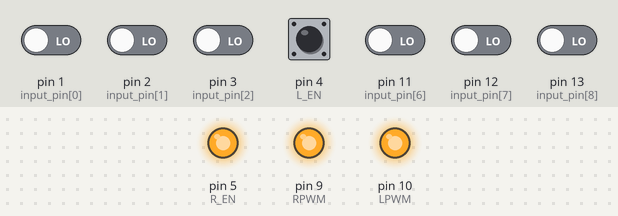
This sketch was run on a simulated Arduino Uno, built with avr-gcc and run on an emulated ATmega328P. On the bench: output pins drawn as LEDs (lit = HIGH). Inputs (shaded band) come from the test bench; at power-on: pin 4 (L_EN) HIGH, pin 1 (input_pin[0]), pin 2 (input_pin[1]), pin 3 (input_pin[2]), pin 11 (input_pin[6]), pin 12 (input_pin[7]), pin 13 (input_pin[8]) LOW.

Above: at 0.1 s.
Timing chart, 0 to 1.6 s (numbered marks = the images above):
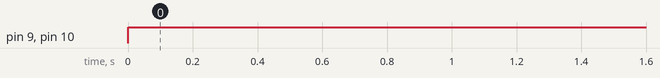

Measured:
- by itself, pin 9 (RPWM), pin 10 (LPWM): LOW → HIGH at 0.00 s

The sketch:

pcontrol.ino
```cpp
#include <PID_v1.h>
int RPWM = 9;
int LPWM = 10;
int L_EN = 4;
int R_EN = 5;
boolean pin_state[10];
byte input_pin[] = {1, 2, 3, 4, 9, 10, 11, 12, 13};
int dec_position = 0;
int dc = 0;
double kp = 2, ki = 0.5, kd = 2;
double input = 0, output = 0, setpoint = 20;
volatile long encoderPos = 0;
PID myPID(&input, &output, &setpoint, kp, ki, kd, DIRECT);

void setup() {
  pinMode(L_EN, OUTPUT);
  pinMode(R_EN, OUTPUT);
  pinMode(RPWM, OUTPUT);
  pinMode(LPWM, OUTPUT);
  for (byte i = 0; i < 9; i++) {
    pinMode(input_pin[i], INPUT);
  }
  TCCR1B = TCCR1B & 0b11111000 | 1;
  myPID.SetMode(AUTOMATIC);
  myPID.SetSampleTime(1);
  myPID.SetOutputLimits(-255, 255);
  digitalWrite(L_EN, HIGH);
  digitalWrite(R_EN, HIGH);
}

void loop() {
  if (Serial.available() > 0) {
    String baca = Serial.readString();
    setpoint = baca.toInt();
  }
  ReadEncoder();
  input = dc;
  myPID.Compute();
  pwmOut(output);
}

void pwmOut(int out) {
  if (out > 0) {
    analogWrite(RPWM, out);//Sets speed variable via PWM
  }
  else {
    analogWrite(LPWM, abs(out));//Sets speed variable via PWM
  }
}

void ReadEncoder() {
// FOR READING ENCODER POSITION, GIVING 0-359 OUTPUT CORRESPOND TO THE ENCODER POSITION
  for (byte i = 0; i < 9; i++) {
    pin_state[i] = !(digitalRead(input_pin[i]));
  }
  dec_position = (pin_state[8] * 256) + (pin_state[7] * 128) + (pin_state[6] * 64) + (pin_state[5] * 32) + (pin_state[4] * 16) + (pin_state[3] * 8) + (pin_state[2] * 4) + (pin_state[1] * 2) + pin_state[0];
  dc = map(dec_position, 0, 500, 0, 360);
}
```
